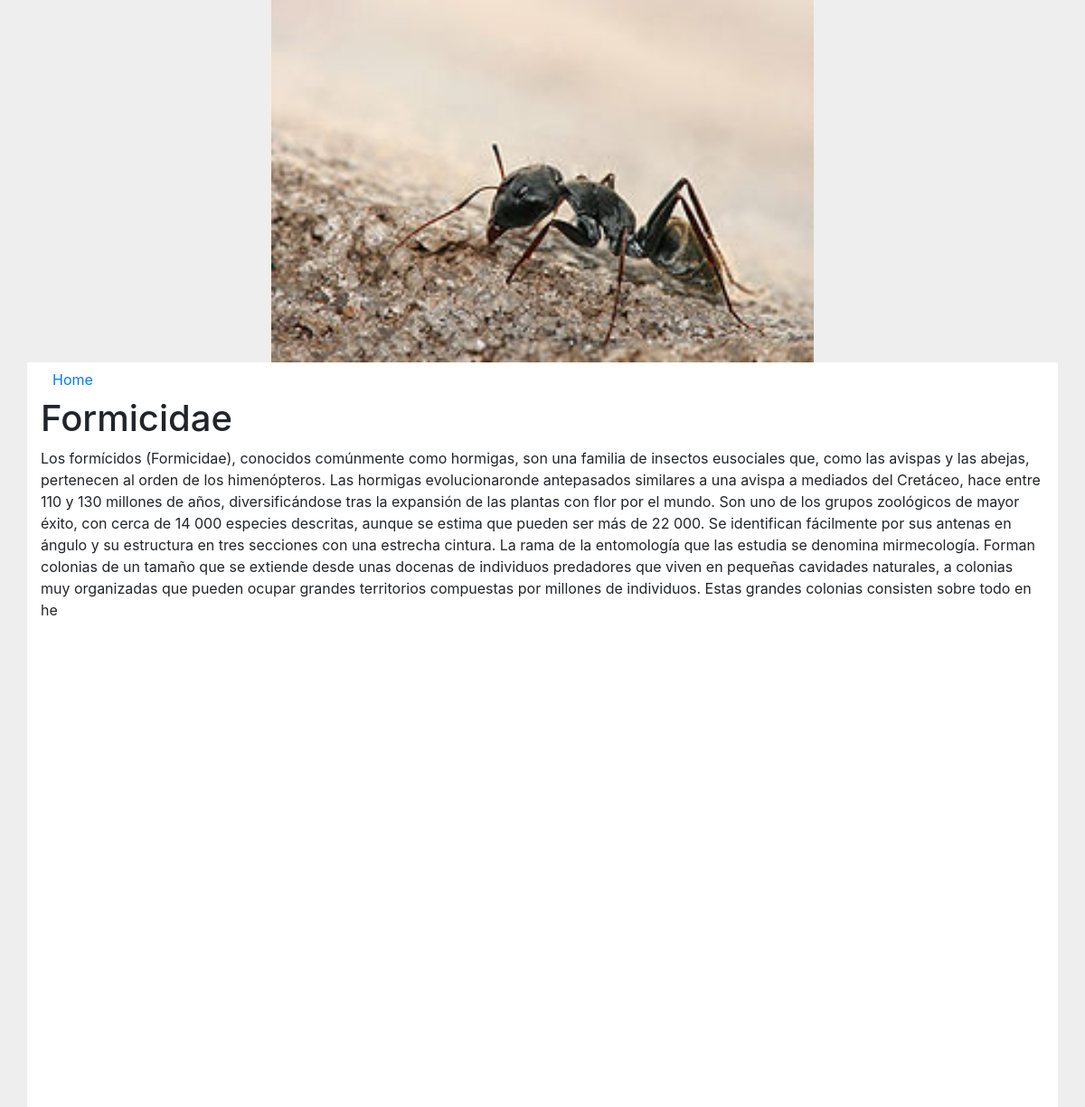
The app's page /ver.php?id=9 with its own data.
### tables this page shows
CREATE TABLE `publicacion` (
  `id` int(11) NOT NULL,
  `Titulo` varchar(40) NOT NULL,
  `Descripcion` varchar(1000) NOT NULL,
  `Direccion` varchar(200) NOT NULL
);

### ver.php (the view, shortened to what this page needs)
<?php
    $id1 = $_GET['id'];
    $conexion = mysqli_connect(DB_HOST, DB_USER, DB_PASSWORD, DB_BASE);
    $obtenerTabla = mysqli_query($conexion, "select * from publicacion where id=$id1");
    $publicacion = mysqli_fetch_array($obtenerTabla);
?>
<!DOCTYPE html>
<html lang="es" dir="ltr">
    <head>
        <link rel="stylesheet" href="https://stackpath.bootstrapcdn.com/bootstrap/4.1.1/css/bootstrap.min.css">
        <link rel="stylesheet" href="css/estilos.css">
    </head>
    <body>
        <img class="imgPost" src="./imagenes/<?php echo $publicacion['Direccion']?>"/>
            <div class="container" id="principal">
            <a href="index.php" class="btn">Home</a>
             <h1><?php echo $publicacion['Titulo']; ?></h1>
             <div class="contenido_post">
                 <?php echo $publicacion['Descripcion']?>
             </div>
        </div>
    </body>
</html>

### css/estilos.css (style rules this page uses)
body { background: #eee; }
#principal { background: #fff; min-height: 103vh; }
.imgPost { width: 50%; display: block; margin: 0 auto; }

### records on screen
publicacion: Direccion (picture), Titulo "Formicidae", Descripcion "Los formícidos (Formicidae), conocidos comúnmente como hormigas, son una familia de insectos eusociales que, como las avispas y las abejas, pertenecen al orden de los himenópteros. Las hormigas evolucionaronde antepasados similares a una avispa a mediados del Cretáceo, hace entre 110 y 130 millones de años, diversificándose tras la expansión de las plantas con flor por el mundo. Son uno de los grupos zoológicos de mayor éxito, con cerca de 14 000 especies descritas, aunque se estima que pueden ser más de 22 000. Se identifican fácilmente por sus antenas en ángulo y su estructura en tres secciones con una estrecha cintura. La rama de la entomología que las estudia se denomina mirmecología.…"
